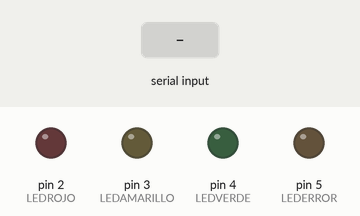
This sketch was run on a simulated Arduino Uno, built with avr-gcc and run on an emulated ATmega328P. Shown: output pins drawn as LEDs (lit = HIGH). The inputs (shaded band) are chosen by the test bench.

Above: at 1.2 s.
1.3 s: "1" received over Serial
At 1.8 s:
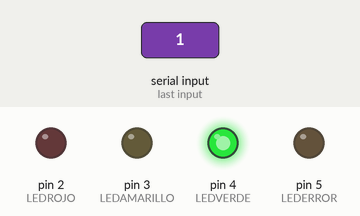
2.8 s: "2" received over Serial
At 4.0 s:
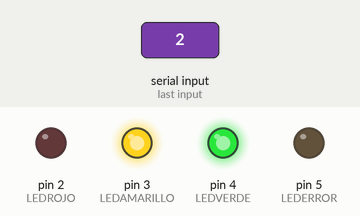
4.3 s: "3" received over Serial
At 5.2 s:
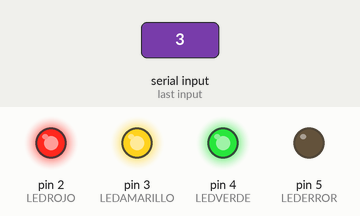
5.8 s: "4" received over Serial
At 6.4 s:
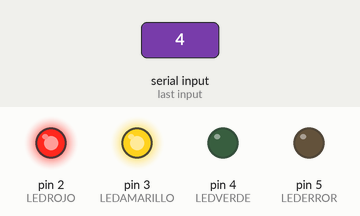
7.3 s: "5" received over Serial
At 8.5 s:
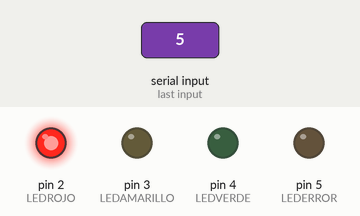
8.8 s: "6" received over Serial
At 9.9 s:
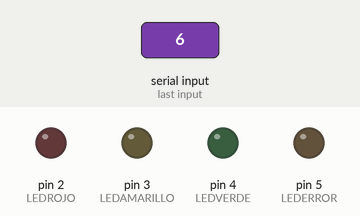
Timing chart, 0 to 11.3 s (numbered marks = the images above; inputs shaded):
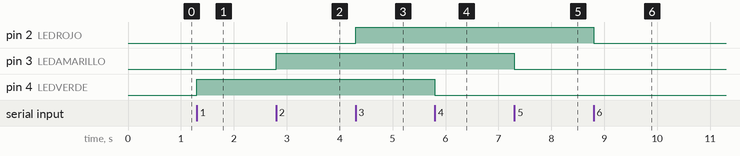

The sketch:

ArduinoInterface.ino
```cpp
#define LEDVERDE 4
#define LEDAMARILLO 3
#define LEDROJO 2

#define LEDERROR 5
#define LEDCHECK 6

void setup() {
  Serial.begin(115200);
  pinMode(LEDVERDE, OUTPUT);
  pinMode(LEDAMARILLO, OUTPUT);
  pinMode(LEDROJO, OUTPUT);
  pinMode(LEDERROR, OUTPUT);
}


void loop() {
  if (Serial.available() >= 1) {
    char entrada = Serial.read();

    if (entrada == '1') {
      digitalWrite(LEDVERDE, HIGH);
      digitalWrite(LEDCHECK, HIGH);
      digitalWrite(LEDERROR, LOW);
    }

    else if (entrada == '2') {
      digitalWrite(LEDAMARILLO, HIGH);
      digitalWrite(LEDCHECK, HIGH);
      digitalWrite(LEDERROR, LOW);
    }
    else if (entrada == '3') {
      digitalWrite(LEDROJO, HIGH);
      digitalWrite(LEDCHECK, HIGH);
      digitalWrite(LEDERROR, LOW);
    }
    else if (entrada == '4') {
      digitalWrite(LEDVERDE, LOW);
      digitalWrite(LEDCHECK, HIGH);
      digitalWrite(LEDERROR, LOW);
    }
    else if (entrada == '5') {
      digitalWrite(LEDAMARILLO, LOW);
      digitalWrite(LEDCHECK, HIGH);
      digitalWrite(LEDERROR, LOW);
    }
    else if (entrada == '6') {
      digitalWrite(LEDROJO, LOW);
      digitalWrite(LEDCHECK, HIGH);
      digitalWrite(LEDERROR, LOW);
    }
    else if (entrada == '7') {
      digitalWrite(LEDVERDE, HIGH);
      digitalWrite(LEDAMARILLO, HIGH);
      digitalWrite(LEDROJO, HIGH);
      digitalWrite(LEDCHECK, HIGH);
      digitalWrite(LEDERROR, LOW);
    }
    else if (entrada == '8') {
      digitalWrite(LEDVERDE, LOW);
      digitalWrite(LEDAMARILLO, LOW);
      digitalWrite(LEDROJO, LOW);
      digitalWrite(LEDCHECK, HIGH);
      digitalWrite(LEDERROR, LOW);
    }

    else {
      digitalWrite(LEDERROR, HIGH);
      digitalWrite(LEDVERDE, LOW);
      digitalWrite(LEDAMARILLO, LOW);
      digitalWrite(LEDROJO, LOW);
      digitalWrite(LEDCHECK, LOW);
    }
  }
}
```

Measured:
- after the input at 1.3 s, pin 4 (LEDVERDE): LOW → HIGH at once
- after the input at 2.8 s, pin 3 (LEDAMARILLO): LOW → HIGH at once
- after the input at 4.3 s, pin 2 (LEDROJO): LOW → HIGH at once
- after the input at 5.8 s, pin 4 (LEDVERDE): HIGH → LOW at once
- after the input at 7.3 s, pin 3 (LEDAMARILLO): HIGH → LOW at once
- after the input at 8.8 s, pin 2 (LEDROJO): HIGH → LOW at once
